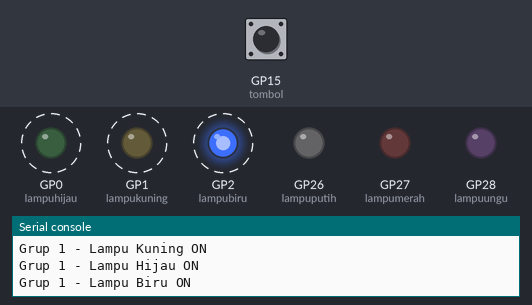
A program run on a simulated Raspberry Pi Pico running MicroPython. Parts: output pins drawn as LEDs (lit = HIGH), the last lines printed to the serial console. Wiring (from the project's diagram.json): green LED on GP0, yellow LED on GP1, blue LED on GP2, green button on GP15, white LED on GP26, red LED on GP27, purple LED on GP28. Dashed ring = blinking. Inputs (shaded band) come from the test bench; at power-on: GP15 (tombol) LOW.

Above: at 0.7 s.
1.3 s: GP15 (tombol) pulled HIGH for 0.25 s
At 1.7 s:
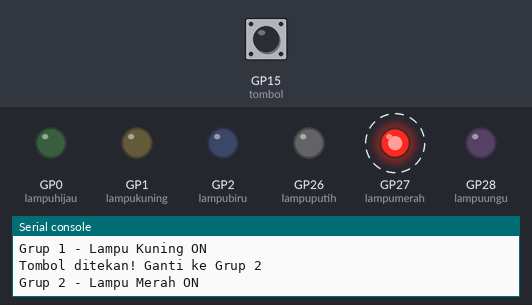
4.3 s: GP15 (tombol) pulled HIGH for 1 s
At 4.71 s:
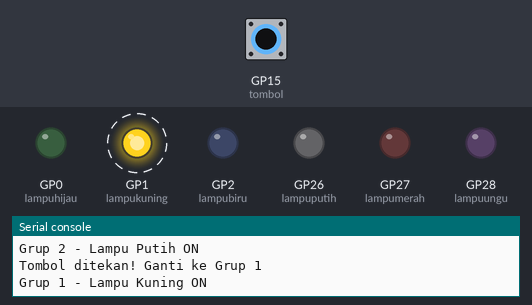
7.3 s: GP15 (tombol) pulled HIGH for 3.2 s
At 7.92 s:
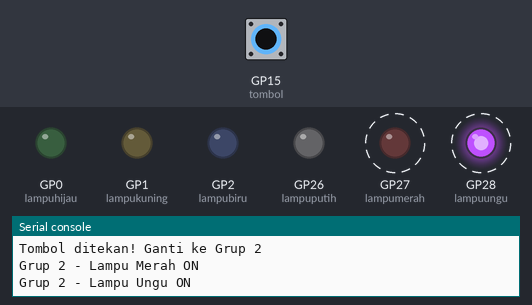
Timing chart, 0 to 18.0 s (numbered marks = the images above; inputs shaded):
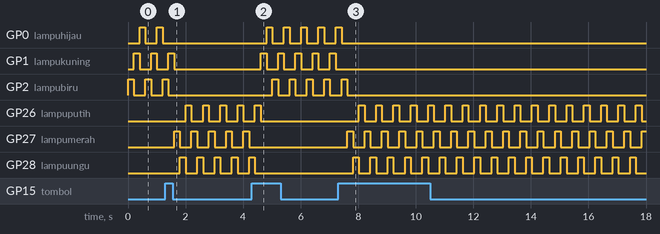

The program:

main.py
```python
from machine import Pin
from time import sleep

lampubiru = Pin(2, Pin.OUT)
lampukuning = Pin(1, Pin.OUT)
lampuhijau = Pin(0, Pin.OUT)

lampuputih = Pin(26, Pin.OUT)
lampumerah = Pin(27, Pin.OUT)
lampuungu = Pin(28, Pin.OUT)

tombol = Pin(15, Pin.IN, Pin.PULL_DOWN)

group = 1
step = 0
last_state = 0

def matikan_semua():
    lampubiru.off()
    lampukuning.off()
    lampuhijau.off()
    lampuputih.off()
    lampumerah.off()
    lampuungu.off()

while True:
    matikan_semua()

    if group == 1:
        if step == 0:
            lampubiru.on()
            print("Grup 1 - Lampu Biru ON")
        elif step == 1:
            lampukuning.on()
            print("Grup 1 - Lampu Kuning ON")
        elif step == 2:
            lampuhijau.on()
            print("Grup 1 - Lampu Hijau ON")
    else:
        if step == 0:
            lampuputih.on()
            print("Grup 2 - Lampu Putih ON")
        elif step == 1:
            lampumerah.on()
            print("Grup 2 - Lampu Merah ON")
        elif step == 2:
            lampuungu.on()
            print("Grup 2 - Lampu Ungu ON")

    current_state = tombol.value()
    if current_state == 1 and last_state == 0:
        group = 2 if group == 1 else 1
        print("Tombol ditekan! Ganti ke Grup", group)
        step = 0
    last_state = current_state

    sleep(0.2) #Ganti perpindahan antar lampu
    step = (step + 1) % 3
```

Measured:
- after the input at 1.3 s, GP0 (lampuhijau): stops changing and stays LOW; GP1 (lampukuning): goes on until 1.6 s, then stays LOW
- after the input at 4.3 s, GP0 (lampuhijau): alternates HIGH for 0.20 s and LOW for 0.40 s, starting after 0.51 s; GP1 (lampukuning): alternates HIGH for 0.20 s and LOW for 0.40 s, starting after 0.31 s
- after the input at 7.3 s, GP0 (lampuhijau): goes on until 7.4 s, then stays LOW; GP1 (lampukuning): stops changing and stays LOW
- by itself, GP0 (lampuhijau), GP1 (lampukuning), GP2 (lampubiru): alternates HIGH for 0.20 s and LOW for 0.40 s
